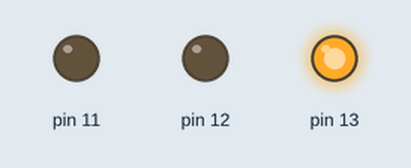
This sketch was run on a simulated Arduino Uno, built with avr-gcc and run on an emulated ATmega328P. Parts: output pins drawn as LEDs (lit = HIGH).

Above: at 0.5 s.
At 2.5 s:
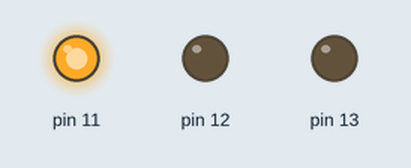
At 3.5 s:
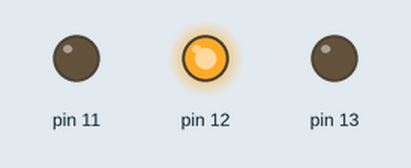
Timing chart, 0 to 5.2 s (numbered marks = the images above):
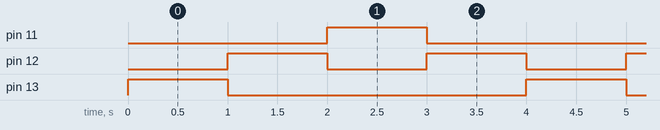

Measured:
- by itself, pin 11, pin 13: alternates HIGH for 1.0 s and LOW for 3.0 s
- by itself, pin 12: alternates HIGH for 1.0 s and LOW for 1.0 s
- by itself, everything shown: repeats every 4.0 s, in 5 steps

The sketch:

Circuito_Encendido_Led.ino
```cpp
void setup() {
  // put your setup code here, to run once:
  for(int i=11;i < 14;i++){
    pinMode(i,OUTPUT);
  }
}

void loop() {
  digitalWrite(13,HIGH);
  delay(1000);
  digitalWrite(13,LOW);
  for(int i = 12; i >=11; i--){

    digitalWrite(i,HIGH);
    delay(1000);
    digitalWrite(i,LOW);
    }
  digitalWrite(12,HIGH);
  delay(1000);
  digitalWrite(12,LOW);
}
```
